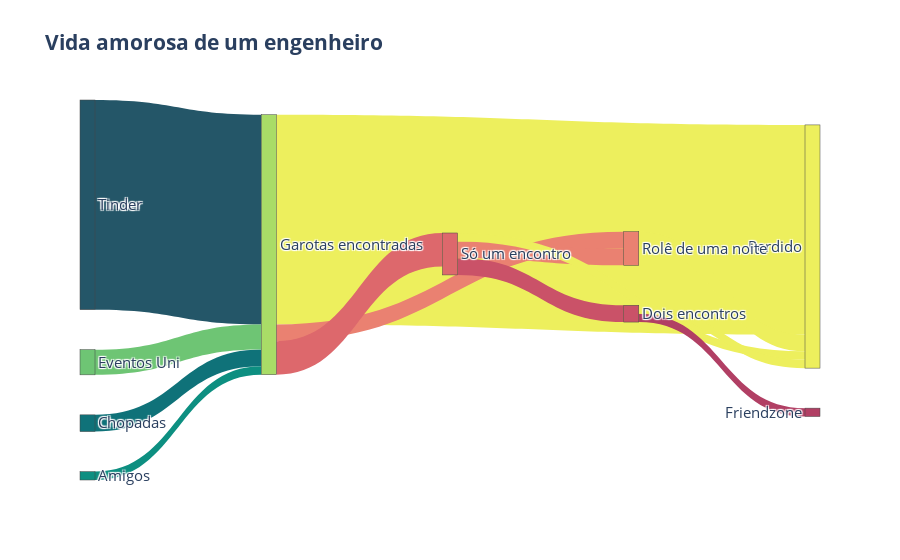

This figure's notebook cell:
### Markdown cell above
# Diagrama de Sankey

### Code cell
fig = go.Figure(data = go.Sankey(node = dict(label = ["Tinder",
                                                     "Chopadas",
                                                     "Amigos",
                                                     "Eventos Uni",
                                                     "Garotas encontradas",
                                                     "Perdido",
                                                     "Rolê de uma noite",
                                                     "Só um encontro",
                                                     "Dois encontros",
                                                     "Friendzone"],
                                            color = ['rgb(36, 86, 104)', 'rgb(15, 114, 121)',
                                                    'rgb(13, 143, 129)','rgb(110, 197, 116)',
                                                    'rgb(169, 220, 103)','rgb(237, 239, 93)',
                                                    'rgb(234, 129, 113)', 'rgb(221, 104, 108)',
                                                    'rgb(202, 82, 104)', 'rgb(177, 63, 100)'],
                                            pad = 40, 
                                            thickness = 15),
                                link = dict(source = [0, 1, 2, 3, 4, 4, 4, 6, 7, 7, 7, 8, 8],
                                           target = [4, 4, 4, 4, 5, 6, 7, 5, 6, 5, 8, 9, 5],
                                           value = [25, 2, 1, 3, 25, 2, 4, 2, 2, 1, 2, 1, 1],
                                           color = ['rgb(36, 86, 104)', 'rgb(15, 114, 121)',
                                                    'rgb(13, 143, 129)', 'rgb(110, 197, 116)',
                                                    'rgb(237, 239, 93)', 'rgb(234, 129, 113)',
                                                    'rgb(221, 104, 108)', 'rgb(237, 239, 93)',
                                                    'rgb(234, 129, 113)', 'rgb(237, 239, 93)',
                                                    'rgb(202, 82, 104)', 'rgb(177, 63, 100)',
                                                    'rgb(237, 239, 93)'
                                                   ])))
fig.update_layout(title_text = "<b>Vida amorosa de um engenheiro</b>",
                 font_size = 15)

fig.show()

### Figure 1 — Plotly figure (JSON) as saved in the notebook; plotly's stock layout.template omitted (floating-point values rounded to 4 significant figures)
{"data": [{"link": {"color": ["rgb(36, 86, 104)", "rgb(15, 114, 121)", "rgb(13, 143, 129)", "rgb(110, 197, 116)", "rgb(237, 239, 93)", "rgb(234, 129, 113)", "rgb(221, 104, 108)", "rgb(237, 239, 93)", "rgb(234, 129, 113)", "rgb(237, 239, 93)", "rgb(202, 82, 104)", "rgb(177, 63, 100)", "rgb(237, 239, 93)"], "source": [0, 1, 2, 3, 4, 4, 4, 6, 7, 7, 7, 8, 8], "target": [4, 4, 4, 4, 5, 6, 7, 5, 6, 5, 8, 9, 5], "value": [25, 2, 1, 3, 25, 2, 4, 2, 2, 1, 2, 1, 1]}, "node": {"color": ["rgb(36, 86, 104)", "rgb(15, 114, 121)", "rgb(13, 143, 129)", "rgb(110, 197, 116)", "rgb(169, 220, 103)", "rgb(237, 239, 93)", "rgb(234, 129, 113)", "rgb(221, 104, 108)", "rgb(202, 82, 104)", "rgb(177, 63, 100)"], "label": ["Tinder", "Chopadas", "Amigos", "Eventos Uni", "Garotas encontradas", "Perdido", "Rolê de uma noite", "Só um encontro", "Dois encontros", "Friendzone"], "pad": 40, "thickness": 15}, "type": "sankey"}], "layout": {"font": {"size": 15}, "title": {"text": "<b>Vida amorosa de um engenheiro</b>"}}}
